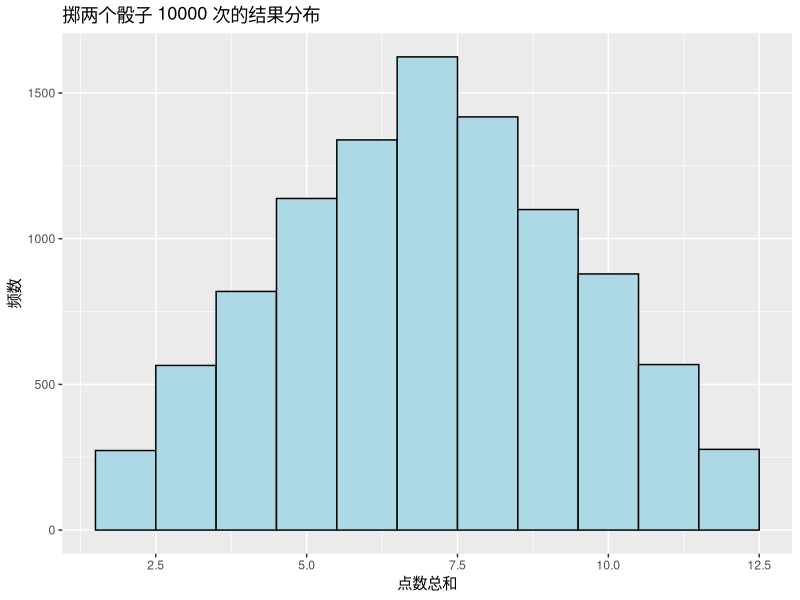
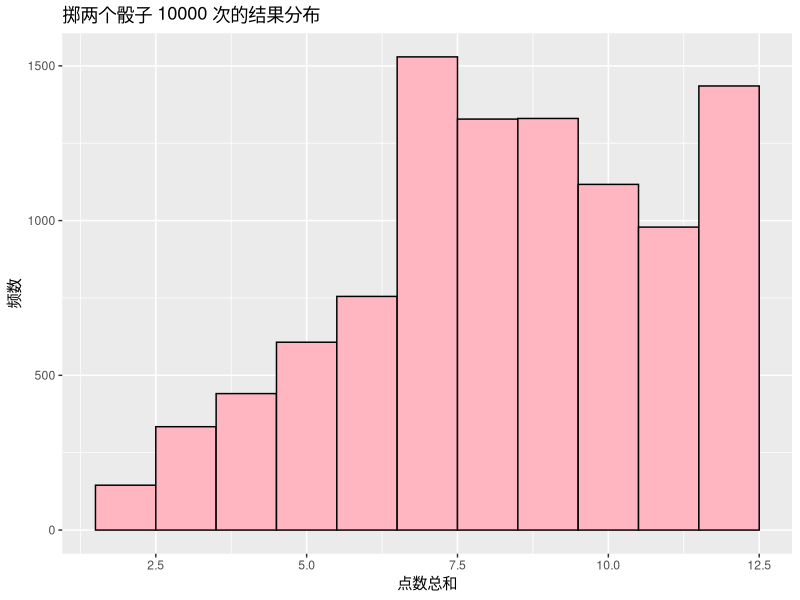

Reproduce these figures in R, in order.
# 设置一个掷骰子的函数
roll <- function(){
  die <- 1:6
  dice <-sample(die,size = 2,replace = TRUE)
  sum(dice)
}
rolls <- replicate(10000,roll())
rolls<- as.data.frame(rolls)
library(ggplot2)
ggplot(rolls, aes(x = rolls)) +
  geom_histogram(binwidth = 1, color = "black", fill = "lightblue") +
  labs(title = "掷两个骰子 10000 次的结果分布",
       x = "点数总和",
       y = "频数")

# 掷6的概率为3/8的骰子
roll3 <- function() {
  die <- 1:6
  prob <- c(rep(1/8, 5), 3/8)
  dice <- sample(die, size = 2, replace = TRUE, prob = prob)
  sum(dice)
}
roll3s <- replicate(10000,roll3())
roll3s<- as.data.frame(roll3s)
ggplot(roll3s, aes(x = roll3s)) +
  geom_histogram(binwidth = 1, color = "black", fill = "lightpink") +
  labs(title = "掷两个骰子 10000 次的结果分布",
       x = "点数总和",
       y = "频数")
